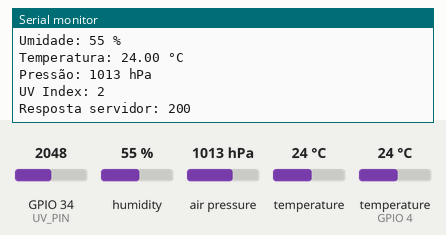
This sketch was run on a simulated ESP32. Parts: the last lines printed to the serial monitor. The test bench sets the inputs (shaded band); at power-on: humidity 55 %, air pressure 1013 hPa, GPIO 34 (UV_PIN) = 2048, temperature 24 °C, temperature (sensor on GPIO 4) 24 °C. WiFi joins after 1.5 s; servers stay silent unless stated; uploads are accepted with an empty reply.

Above: at 2.7 s.
2.8 s: humidity set to 22 %
At 7.92 s:
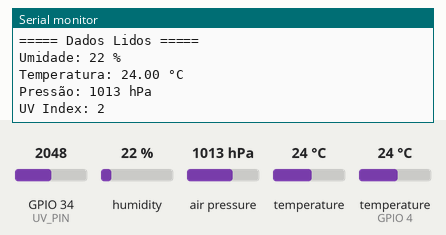
9.8 s: air pressure set to 952 hPa
At 15.4 s:
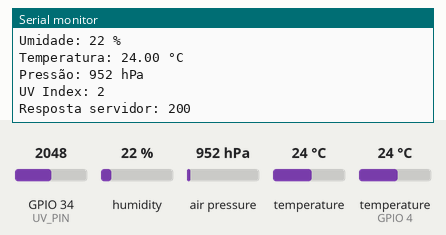
16.8 s: GPIO 34 (UV_PIN) set to 2866
At 21.2 s:
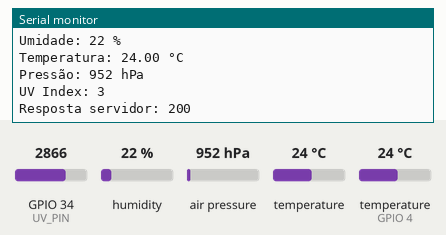
23.8 s: temperature (sensor 0) set to 12 °C
At 26.61 s:
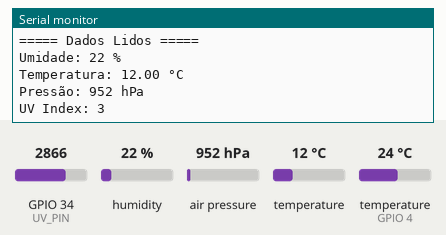
30.8 s: humidity set to 40 %
At 34.2 s:
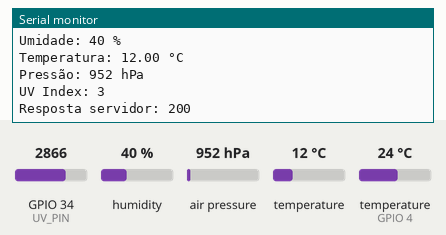
37.8 s: GPIO 34 (UV_PIN) set to 3972
At 40.0 s:
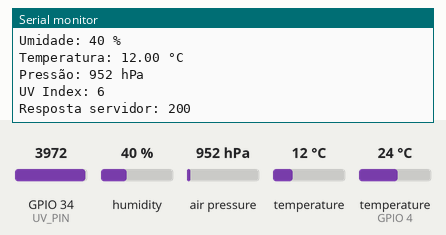
Timing chart, 0 to 41.5 s (numbered marks = the images above; inputs shaded):
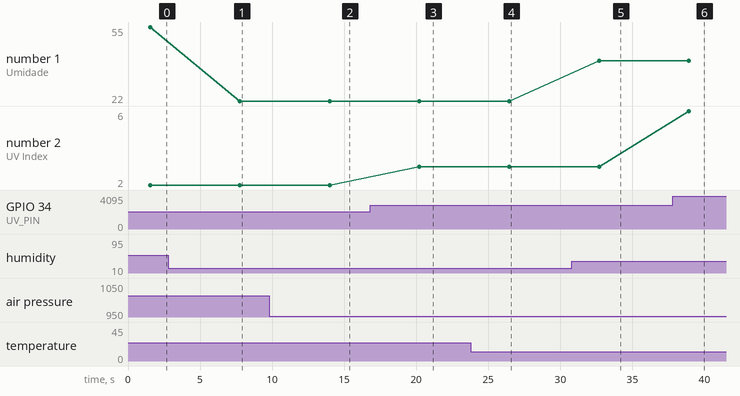

Measured:
- after the input at 2.8 s, the serial monitor: prints a new line after 5.0 s (image 1)
- after the input at 9.8 s, the serial monitor: prints a new line after 4.2 s (image 2)
- after the input at 16.8 s, the serial monitor: prints a new line after 3.4 s (image 3)
- after the input at 23.8 s, the serial monitor: prints a new line after 2.7 s (image 4)
- after the input at 30.8 s, the serial monitor: prints a new line after 1.9 s (image 5)
- after the input at 37.8 s, the serial monitor: prints a new line after 1.1 s (image 6)
- plotted number 1: 55 → 22 after the input at 2.8 s, 22 → 40 after the input at 30.8 s
- plotted number 2: 2 → 3 after the input at 16.8 s, 3 → 6 after the input at 37.8 s

The sketch:

sketch_nov15aesp32generic.ino
```cpp
#include <WiFi.h>
#include <HTTPClient.h>
#include <Adafruit_BMP085.h>
#include "DHT.h"

// ===== CONFIGURE AQUI =====
#define WIFI_SSID     "SEU_WIFI"
#define WIFI_PASS     "SENHA_WIFI"

#define NOME_ESTACAO  "SkymetricV3"
#define URL_SERVIDOR  "http://SEU_SERVIDOR/estacao"  // exemplo: http://192.168.0.10:8080/estacao

// ===== SENSORES =====
#define DHTPIN 4
#define DHTTYPE DHT11
DHT dht(DHTPIN, DHTTYPE);

Adafruit_BMP085 bmp;   // BMP180

// ===== UV (analógico) =====
#define UV_PIN 34

// Converte UV analógico para índice UV aproximado
int converterUV(int valorADC) {

  float tensao = (valorADC / 4095.0) * 3.3;

  if (tensao < 0.99) return 0;
  if (tensao < 1.5) return 1;
  if (tensao < 2.0) return 2;
  if (tensao < 2.5) return 3;
  if (tensao < 2.8) return 4;
  if (tensao < 3.1) return 5;

  return 6; // máximo
}

void setup() {
  Serial.begin(115200);
  dht.begin();

  if (!bmp.begin()) {
    Serial.println("ERRO: BMP NAO ENCONTRADO FERIFIQUE AS LIGACOES!");
    while (1);
  }

  // Wi-Fi
  WiFi.begin(WIFI_SSID, WIFI_PASS);
  Serial.print("Conectando ao Wi-Fi");
  while (WiFi.status() != WL_CONNECTED) {
    delay(500);
    Serial.print(".");
  }
  Serial.println("\nWiFi conectado!");
}

void loop() {

  // ======== LEITURA DOS SENSORES ========
  float umidade = dht.readHumidity();                  // DHT11 → Umidade
  float temp_ar = bmp.readTemperature();                // BMP180 → Temperatura
  int pressao = bmp.readPressure() / 100;               // BMP180 → Pressão hPa

  int uvADC = analogRead(UV_PIN);                       // UV sensor
  int indiceUV = converterUV(uvADC);

  // Tratamento de erros
  if (isnan(umidade)) {
    Serial.println("Erro ao ler DHT11!");
    umidade = 0;
  }

  Serial.println("===== Dados Lidos =====");
  Serial.printf("Umidade: %.0f %%\n", umidade);
  Serial.printf("Temperatura: %.2f °C\n", temp_ar);
  Serial.printf("Pressão: %d hPa\n", pressao);
  Serial.printf("UV Index: %d\n\n", indiceUV);

  // ======== MONTA JSON ========
  String json = "{";
  json += "\"nome\":\"" + String(NOME_ESTACAO) + "\",";
  json += "\"temperaturaAr\":" + String(temp_ar, 2) + ",";
  json += "\"umidadeAr\":" + String((int)umidade) + ",";
  json += "\"pressaoAr\":" + String(pressao) + ",";
  json += "\"indice_uv\":" + String(indiceUV);
  json += "}";

  // ======== ENVIA PARA SERVIDOR ========
  if (WiFi.status() == WL_CONNECTED) {
    HTTPClient http;
    http.begin(URL_SERVIDOR);
    http.addHeader("Content-Type", "application/json");

    int codigo = http.POST(json);

    Serial.print("Resposta servidor: ");
    Serial.println(codigo);

    http.end();
  }

  delay(6000); // envia a cada 5 segundos
}
```
